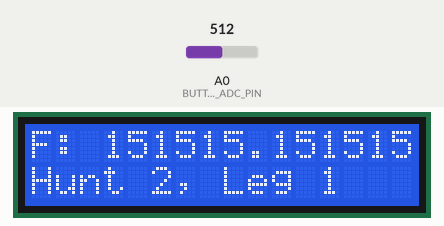
This sketch was run on a simulated Arduino Uno, built with avr-gcc and run on an emulated ATmega328P. Parts: 16×2 character LCD. The inputs (shaded band) are chosen by the test bench; at power-on: A0 (BUTTON_ADC_PIN) = 512. What the sketch prints to the serial monitor is not drawn.

Above: at 1.2 s.
1.3 s: A0 (BUTTON_ADC_PIN) set to 11
4.3 s: A0 (BUTTON_ADC_PIN) set to 8
At 5.5 s:
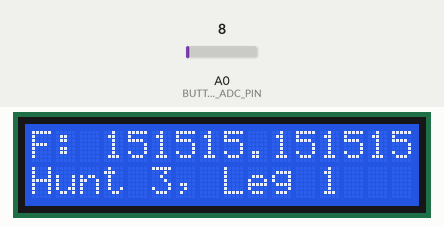
At 14.8 s:
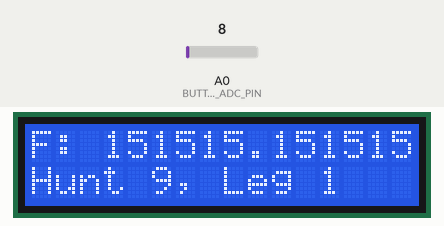
Timing chart, 0 to 15.1 s (numbered marks = the images above; inputs shaded):
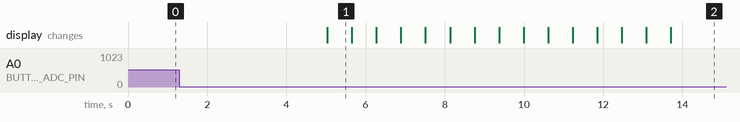

The sketch:

foxhunt_controller.ino
```cpp
#include <LiquidCrystal.h>

#define BUTTON_ADC_PIN           A0  // A0 is the button ADC input
// ADC readings expected for the 5 buttons on the ADC input
#define RIGHT_10BIT_ADC           0  // right
#define UP_10BIT_ADC            145  // up
#define DOWN_10BIT_ADC          329  // down
#define LEFT_10BIT_ADC          505  // left
#define SELECT_10BIT_ADC        741  // right
#define BUTTONHYSTERESIS         10  // hysteresis for valid button sensing window
//return values for ReadButtons()
#define BUTTON_NONE               0  //
#define BUTTON_RIGHT              1  //
#define BUTTON_UP                 2  //
#define BUTTON_DOWN               3  //
#define BUTTON_LEFT               4  //
#define BUTTON_SELECT             5  //

byte buttonWas          = BUTTON_NONE;   //used by ReadButtons() for detection of button events
byte buttonJustPressed  = false;         //this will be true after a ReadButtons() call if triggered
byte buttonJustReleased = false;         //this will be true after a ReadButtons() call if triggered
LiquidCrystal lcdDisplay(8, 9, 4, 5, 6, 7);
int returnval[5];
int currentLeg = 0;

byte frequencyTable[16][5] = {
        {0x43, 0x90, 0x25, 0x00},
        {0x43, 0x90, 0x25, 0x00},
        {0x03, 0x05, 0x25, 0x00},
        {0x43, 0x90, 0x35, 0x00},
        {0x03, 0x05, 0x25, 0x00},
        {0x03, 0x05, 0x50, 0x00},
        {0x43, 0x90, 0x25, 0x00},
        {0x05, 0x21, 0x00, 0x00},
        {0x03, 0x05, 0x25, 0x00},
        {0x03, 0x05, 0x25, 0x00},
        {0x43, 0x90, 0x00, 0x00},
        {0x03, 0x00, 0x00, 0x00},
        {0x03, 0x05, 0x25, 0x00},
        {0x00, 0x35, 0x85, 0x00},
        {0x05, 0x21, 0x00, 0x00},
        {0x14, 0x40, 0x00, 0x00}
};

String huntList[16] = {
        "Hunt 2, Leg 1",
        "Hunt 3, Leg 1",
        "Hunt 3, Leg 2",
        "Hunt 3, Leg 3",
        "Hunt 4, Leg 1",
        "Hunt 4, Leg 2",
        "Hunt 4, Leg 3",
        "Hunt 4, Leg 4",
        "Hunt 4, Leg 5",
        "Hunt 6, Leg 1",
        "Hunt 6, Leg 2",
        "Hunt 6, Leg 3",
        "Hunt 8, Leg 1",
        "Hunt 8, Leg 2",
        "Hunt 8, Leg 3",
        "Hunt 9, Leg 1"
};

void setup() {
 lcdDisplay.begin(16, 2);
 Serial.begin(9600);
 pinMode( BUTTON_ADC_PIN, INPUT );
 digitalWrite( BUTTON_ADC_PIN, LOW );
 setRadioFrequency(frequencyTable[0][0], frequencyTable[0][1], frequencyTable[0][2], frequencyTable[0][3], 0);
}


void loop() {
 byte button;
 button = ReadButtons();
 lcdDisplay.clear();
 String frequency = getFrequencyAndMode();
 lcdDisplay.print(frequency);
 lcdDisplay.setCursor(0,1);
 lcdDisplay.print(huntList[currentLeg]);
 checkButton();
 delay(100);

}

void checkButton() {
 byte button;
 button = ReadButtons();

 switch( button ) {
  case BUTTON_NONE: {
   break;
  }
  case BUTTON_RIGHT: {
   if (currentLeg == 15) break;
   currentLeg = currentLeg + 1;
   setRadioFrequency(frequencyTable[currentLeg][0], frequencyTable[currentLeg][1], frequencyTable[currentLeg][2], frequencyTable[currentLeg][3], 0);
   delay(500);
   break;
  }
  case BUTTON_UP: {
   break;
  }
  case BUTTON_DOWN: {
   break;
  }
  case BUTTON_LEFT: {
   if (currentLeg == 0) break;
   currentLeg = currentLeg - 1;
   setRadioFrequency(frequencyTable[currentLeg][0], frequencyTable[currentLeg][1], frequencyTable[currentLeg][2], frequencyTable[currentLeg][3], 0);
   delay(500);
   break;
  }
  case BUTTON_SELECT: {
   break;
  }
  default: {
   break;
  }
 }
}

void setRadioFrequency(byte f1, byte f2, byte f3, byte f4, int offset ) {

 sendCommandToRadio(f1, f2, f3, f4, 1, true);
 lcdDisplay.setCursor(0,1);

}

String getFrequencyAndMode() {

 sendCommandToRadio(0, 0, 0, 0, 3, 0);
 return "F: " + frequencyByteExpander(returnval[0], false) + frequencyByteExpander(returnval[1], true) + frequencyByteExpander(returnval[2], false) + frequencyByteExpander(returnval[3], false) + " MHz";

}

void sendCommandToRadio(byte msb, byte lsb, byte data1, byte data2, byte cmd, boolean writeToRadio) {

 Serial.write(msb);
 Serial.write(lsb);
 Serial.write(data1);
 Serial.write(data2);
 Serial.write(cmd);

 Serial.flush();

 /*
 if (writeToRadio == true) {
  byte throwaway = Serial.read();
 }*/

 returnval[0] = Serial.read();
 returnval[1] = Serial.read();
 returnval[2] = Serial.read();
 returnval[3] = Serial.read();
 returnval[4] = Serial.read();

}

String frequencyByteExpander(byte frequencyByte, boolean decimalPoint) {

 byte byteLeft = (frequencyByte & 240) >> 4;
 byte byteRight = (frequencyByte & 15);

 if (!decimalPoint) {
  return String(byteLeft) + String(byteRight);
 } else {
  return String(byteLeft) + '.' + String(byteRight);
 }

}

byte ReadButtons()
{
   unsigned int buttonVoltage;
   byte button = BUTTON_NONE;   // return no button pressed if the below checks don't write to btn

   //read the button ADC pin voltage
   buttonVoltage = analogRead( BUTTON_ADC_PIN );
   //sense if the voltage falls within valid voltage windows
   if( buttonVoltage < ( RIGHT_10BIT_ADC + BUTTONHYSTERESIS ) )
   {
      button = BUTTON_RIGHT;
   }
   else if(   buttonVoltage >= ( UP_10BIT_ADC - BUTTONHYSTERESIS )
           && buttonVoltage <= ( UP_10BIT_ADC + BUTTONHYSTERESIS ) )
   {
      button = BUTTON_UP;
   }
   else if(   buttonVoltage >= ( DOWN_10BIT_ADC - BUTTONHYSTERESIS )
           && buttonVoltage <= ( DOWN_10BIT_ADC + BUTTONHYSTERESIS ) )
   {
      button = BUTTON_DOWN;
   }
   else if(   buttonVoltage >= ( LEFT_10BIT_ADC - BUTTONHYSTERESIS )
           && buttonVoltage <= ( LEFT_10BIT_ADC + BUTTONHYSTERESIS ) )
   {
      button = BUTTON_LEFT;
   }
   else if(   buttonVoltage >= ( SELECT_10BIT_ADC - BUTTONHYSTERESIS )
           && buttonVoltage <= ( SELECT_10BIT_ADC + BUTTONHYSTERESIS ) )
   {
      button = BUTTON_SELECT;
   }
   //handle button flags for just pressed and just released events
   if( ( buttonWas == BUTTON_NONE ) && ( button != BUTTON_NONE ) )
   {
      //the button was just pressed, set buttonJustPressed, this can optionally be used to trigger a once-off action for a button press event
      //it's the duty of the receiver to clear these flags if it wants to detect a new button change event
      buttonJustPressed  = true;
      buttonJustReleased = false;
   }
   if( ( buttonWas != BUTTON_NONE ) && ( button == BUTTON_NONE ) )
   {
      buttonJustPressed  = false;
      buttonJustReleased = true;
   }

   //save the latest button value, for change event detection next time round
   buttonWas = button;

   return( button );
}
```

Measured:
- after the input at 1.3 s, every drawn part: stays the same
- after the input at 4.3 s, the display: changes after 0.73 s (image 1)
- what the display in image 1 shows lasts 0.7 s, from 5.0 s to 5.7 s
